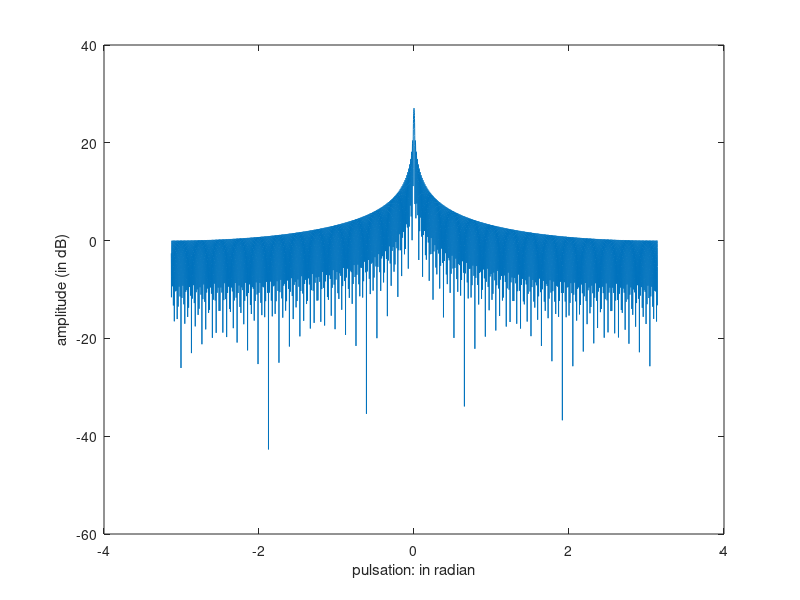

The MATLAB source for this figure:
omega= -pi+0.01:0.001:pi;
L= 256;
plot(omega,10*log10(abs(sin(omega*L)./sin(omega/2))));
xlabel('pulsation: in radian')
ylabel('amplitude (in dB)')

